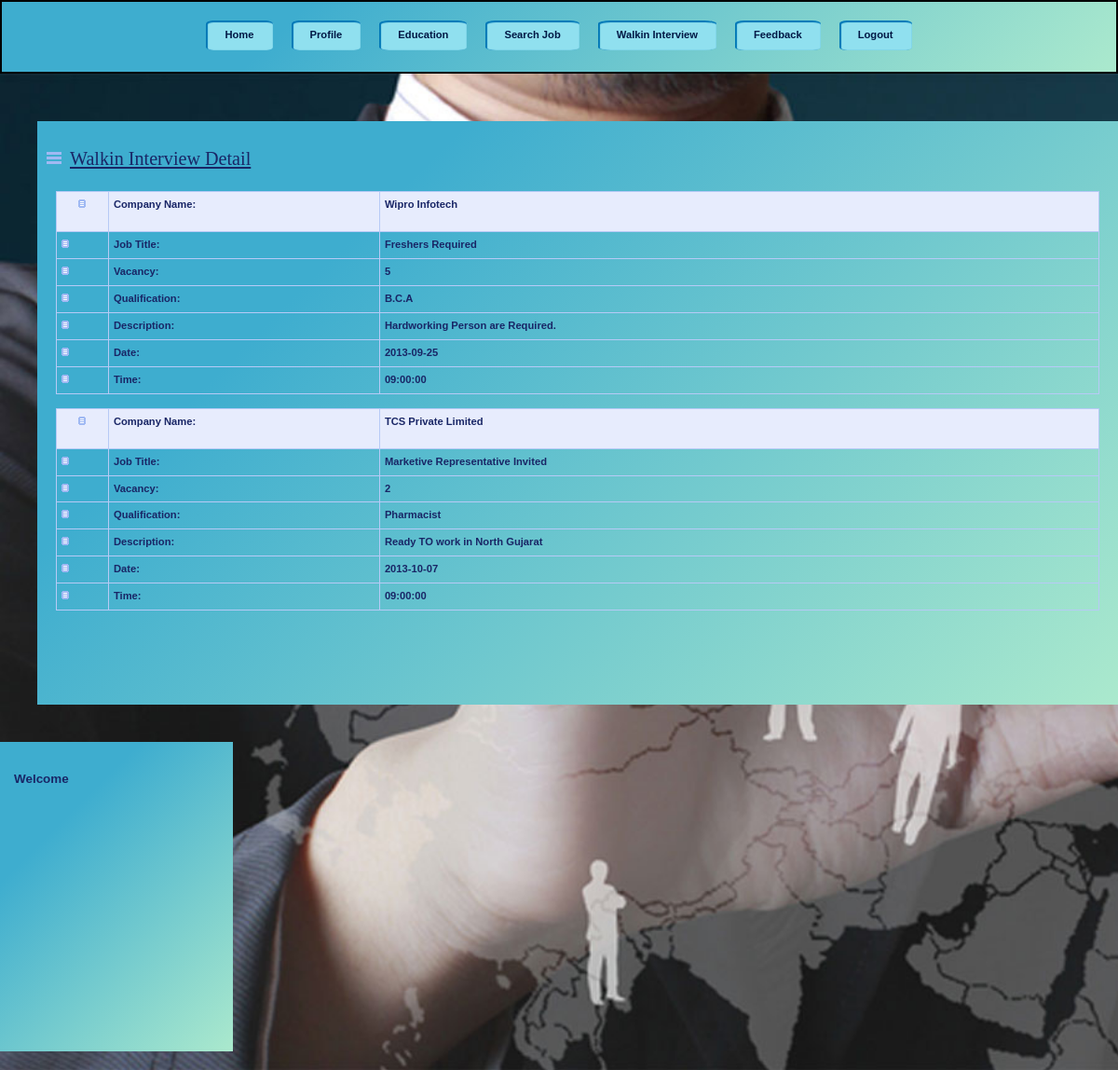
/JobSeeker/Walkin.php (signed in), run on the app's committed database.
### tables this page shows
CREATE TABLE IF NOT EXISTS `walkin_master` (
  `WalkInId` int(11) NOT NULL AUTO_INCREMENT,
  `CompanyName` varchar(20) NOT NULL,
  `JobTitle` varchar(50) NOT NULL,
  `Vacancy` int(11) NOT NULL,
  `MinQualification` varchar(50) NOT NULL,
  `Description` varchar(100) NOT NULL,
  `InterviewDate` date NOT NULL,
  `InterviewTime` time NOT NULL,
  PRIMARY KEY (`WalkInId`)
);

### JobSeeker/Walkin.php (the view, shortened to what this page needs)
<!DOCTYPE html PUBLIC "-//W3C//DTD XHTML 1.0 Strict//EN" "http://www.w3.org/TR/xhtml1/DTD/xhtml1-strict.dtd">
<html xmlns="http://www.w3.org/1999/xhtml" xml:lang="cs" lang="cs">
<head>
    <link rel="stylesheet" media="screen,projection" type="text/css" href="./css/main.css" />
    <link rel="stylesheet" media="print" type="text/css" href="./css/print.css" />
    <link rel="stylesheet" media="aural" type="text/css" href="./css/aural.css" />
</head>
<body id="www-url-cz">
<div id="main" class="box">
<?php
include "menu.php"
?>
    <div id="page" class="box">
    <div id="page-in" class="box">
        <div id="strip" class="box noprint">
            <p id="breadcrumbs">&nbsp;</p>
        </div>
        <div id="content">
            <div class="article">
                <h2><span><a href="#">Walkin Interview Detail</a></span></h2>
                <?php
$con = mysqli_connect("localhost","root","","job");
$sql = "select * from Walkin_Master";
$result = mysqli_query($con,$sql);
while($row = mysqli_fetch_array($result))
{
$CompanyName=$row['CompanyName'];
$JobTitle=$row['JobTitle'];
$Vacancy=$row['Vacancy'];
$MinQualification=$row['MinQualification'];
$Description=$row['Description'];
$InterviewDate=$row['InterviewDate'];
$InterviewTime=$row['InterviewTime'];
?>
                <table width="100%" border="1" bordercolor="#1CB5F1" >
                  <tr>
                    <th width="5%" bgcolor="#1CB5F1" class="style3"><img src="../design/ico_cat.gif" alt="" width="8" height="9" /></th>
                  <th width="26%" height="32" bgcolor="#1CB5F1" class="style3"><div align="left" class="style9 style5"><strong>Company Name</strong>:</div></th>
                    <th width="69%" height="32" bgcolor="#1CB5F1" class="style3"><div align="left"><strong><?php echo $CompanyName;?></strong></div></th>
                  </tr>
                  <tr>
                    <td class="style3"><img src="../design/ico_cat.gif" alt="" width="8" height="9" /></td>
                   <td class="style3"><div align="left"><strong>Job Title:</strong></div></td>
                    <td class="style3"><div align="left" class="style9 style5"><strong><?php echo $JobTitle;?></strong></div></td>
                  </tr>
                  <tr>
                    <td class="style3"><img src="../design/ico_cat.gif" alt="" width="8" height="9" /></td>
                    <td class="style3"><div align="left" class="style9 style5"><strong>Vacancy</strong>:</div></td>
                    <td class="style3"><div align="left" class="style9 style5"><strong><?php echo $Vacancy;?></strong></div></td>
                  </tr>
                  <tr>
                    <td class="style3"><img src="../design/ico_cat.gif" alt="" width="8" height="9" /></td>
                    <td class="style3"><div align="left" class="style9 style5"><strong>Qualification:</strong></div></td>
                    <td class="style3"><div align="left" class="style9 style5"><strong><?php echo $MinQualification;?></strong></div></td>
                  </tr>
                  <tr>
                    <td class="style3"><img src="../design/ico_cat.gif" alt="" width="8" height="9" /></td>
                    <td class="style3"><div align="left" class="style9 style5"><strong>Description:</strong></div></td>
                    <td class="style3"><div align="left" class="style9 style5"><strong><?php echo $Description;?></strong></div></td>
                  </tr>
                  <tr>
                    <td class="style3"><img src="../design/ico_cat.gif" alt="" width="8" height="9" /></td>
                    <td class="style3"><div align="left" class="style9 style5"><strong>Date:</strong></div></td>
                    <td class="style3"><div align="left" class="style9 style5"><strong><?php echo $InterviewDate;?></strong></div></td>
                  </tr>
                  <tr>
                    <td class="style3"><img src="../design/ico_cat.gif" alt="" width="8" height="9" /></td>
                    <td class="style3"><div align="left" class="style9 style5"><strong>Time:</strong></div></td>
                    <td class="style3"><div align="left" class="style9 style5"><strong><?php echo $InterviewTime;?></strong></div></td>
                  </tr>
                  <?php
}
?>
  </table>
              <p>&nbsp;</p>
              <p class="btn-more box noprint">&nbsp;</p>
          </div>
        </div>
<?php
include "right.php"
?>
    </div>
    </div>
</div>
</body>
</html>

### JobSeeker/menu.php (shortened to what this page needs)
<div id="tabs" class="noprint">
       <ul class="box">
           <li><a href="index.php">Home<span class="tab-l"></span><span class="tab-r"></span></a></li>
           <li><a href="Profile.php">Profile<span class="tab-l"></span><span class="tab-r"></span></a></li>
           <li><a href="Education.php">Education<span class="tab-l"></span><span class="tab-r"></span></a></li>
           <li><a href="SearchJob.php">Search Job<span class="tab-l"></span><span class="tab-r"></span></a></li>
           <li><a href="Walkin.php">Walkin Interview<span class="tab-l"></span><span class="tab-r"></span></a></li>
           <li><a href="Feedback.php">Feedback<span class="tab-l"></span><span class="tab-r"></span></a></li>
           <li><a href="session_destroy.php">Logout<span class="tab-l"></span><span class="tab-r"></span></a></li>
       </ul>
</div>

### JobSeeker/right.php (shortened to what this page needs)
<div id="col" class="noprint">
            <div id="col-in">
                <h3>Welcome</h3>
                <div id="about-me">
                    <p class="style1">
                    </p>
              </div>
                <h3 >&nbsp;</h3>
              <br/>
                <h3>&nbsp;</h3>
                <br/>
                <h3>&nbsp;</h3>
<br/>
          </div>
</div>

### JobSeeker/css/main.css (style rules this page uses)
* { min-height:1px; }
body { border:0; margin:0; padding:0; background: 0 0 repeat-x; font:70%/160% "verdana",sans-serif; color:#192666; _text-align:center; }
a { color:#192666; }
p { border:0; margin:15px 0; padding:0; }
div { display:block; border:0; margin:0; padding:0; }
h1, h2, h3, h4, h5 { border:0; margin:15px 0 10px 0; padding:0; font-weight:bold; }
h2 { font-size:180%; line-height:100%; font-family:"georgia",serif; font-weight:normal; }
h3 { font-size:120%; line-height:100%; font-weight:bold; }
table { display:table; border-collapse:collapse; margin:15px 0; padding:0; border:1px solid #B7CAF6; font-size:100%; }
tr { display:table-row; }
th, td { display: table-cell; border:1px solid #B7CAF6; margin:0; padding:5px; vertical-align:top; text-align:left; }
th { background:#E7ECFD; text-align:center; color:#192666; font-weight:bold; }
ul, ol { display:block; border:0; margin:15px 0 15px 40px; padding:0; }
li { display:list-item; border:0; margin:0; padding:0; _height:1px; }
a, img, span { border:0; margin:0; padding:0; }
strong, .strong { font-weight:bold; }
.box { min-height:1px; _height:1px; }
.box:after { content:"."; display:block; line-height:0px; font-size:0px; visibility:hidden; clear:both; }
#main { width:100%; margin:0; _text-align:left; }
#tabs { background-color: #abe9cd;background:linear-gradient(315deg, #abe9cd 0%, #3eadcf 74%); margin:0 0 0 0; padding:10px 0 10px 0; height:55px;border:0.2em solid black; }
#tabs ul { margin:0px 10px; padding:0; list-style:none;display:flex;justify-content: center;align-items: center; }
#tabs ul li { margin:0 0 0 0; padding:10px; float:left; }
#tabs ul li a { display:flex;justify-content: center;align-items: center; position:relative; padding:7px 20px; border:0; background:#90e0ef 0 0 repeat-x; color:#001845; font-weight:bold; text-decoration:none; cursor:cursor;border-radius: 10%;box-sizing: border-box; box-shadow: 1px 1px 1px 1px #0077b6 inset;border:1px black }
#page { width:100%; height:100%;min-height:1px; background:0 0 no-repeat; _height:1px;background-image:url("../design/banner-4.jpg");background-size: contain cover; -webkit-background-size: cover; -moz-background-size: cover; -o-background-size: cover; }
#page-in { min-height:1px; padding:0px 0; background:0 0 no-repeat; _height:1px; }
#strip { position:relative; clear:both; padding:3px 20px 10px 20px; color:#6182D1; }
#strip p { margin:0; }
#strip #breadcrumbs { width:520px; margin:0; padding:0; }
#content { float:left; width:1200px; _width:550px; margin:0; padding:0 0 0 20px; }
#content .article { clear:both; margin:20px; padding:20px; background-color: #abe9cd;background:linear-gradient(315deg, #abe9cd 0%, #3eadcf 74%) 0 0 no-repeat; }
#content .article h2 { margin:0 -20px; padding:10px; background:0 0 repeat-y; color:#192666; }
#content .article h2 span { background:url("../design/ico_list.gif") 0 50% no-repeat; padding-left:25px; }
#content .article p { text-align:justify; }
#content .btn-more { margin:0 0 15px 0; padding:0; border:0; position:relative; }
#col { float:left; width:250px; margin:20px 0px; padding:0; background:linear-gradient(315deg, #abe9cd 0%, #3eadcf 74%) 0 0 repeat-y; }
#col-in { padding:20px 10px; background:linear-gradient(315deg, #abe9cd 0%, #3eadcf 74%) 0 0 no-repeat; }
#col h3 { padding:13px 15px 14px 15px; margin:0 -10px 15px -10px; background: 0 0 repeat-y; color:#192666; }
#col #about-me { margin-bottom:15px; line-height:130%; }
#col #about-me p { margin:0; }

### JobSeeker/css/print.css (style rules this page uses)
body { border:0; margin:0; padding:0; font-size:12pt }
a { color:#000; text-decoration:none; }
h1, h2, h3 { page-break-after:avoid; page-break-inside:avoid; }
table { border-collapse: collapse; border-width:1px; border-style:solid; }
th, td { display:table-cell; border-width:1px; border-style:solid; }
ul, ol, dl { page-break-before:avoid }
.noprint { display:none; }

### JobSeeker/css/aural.css (style rules this page uses)
body { voice-family:paul,male; volume:loud; speech-rate:slow; richness:90; stress:20; }
h1, h2, h3, h4, h5 { cue-before:url("ping.au"); }
p, table { pause:50ms; }
strong { pitch:medium; pitch-range:60; stress:90; richness:90; }

### JobSeeker/Walkin.php (style rules this page uses)
.style3 { font-weight: bold }

### data on the page
walkin_master: CompanyName "Wipro Infotech", JobTitle "Freshers Required", Vacancy "5", MinQualification "B.C.A", Description "Hardworking Person are Required.", InterviewDate "2013-09-25", InterviewTime "09:00:00"
walkin_master: CompanyName "TCS Private Limited", JobTitle "Marketive Representative Invited", Vacancy "2", MinQualification "Pharmacist", Description "Ready TO work in North Gujarat", InterviewDate "2013-10-07", InterviewTime "09:00:00"
